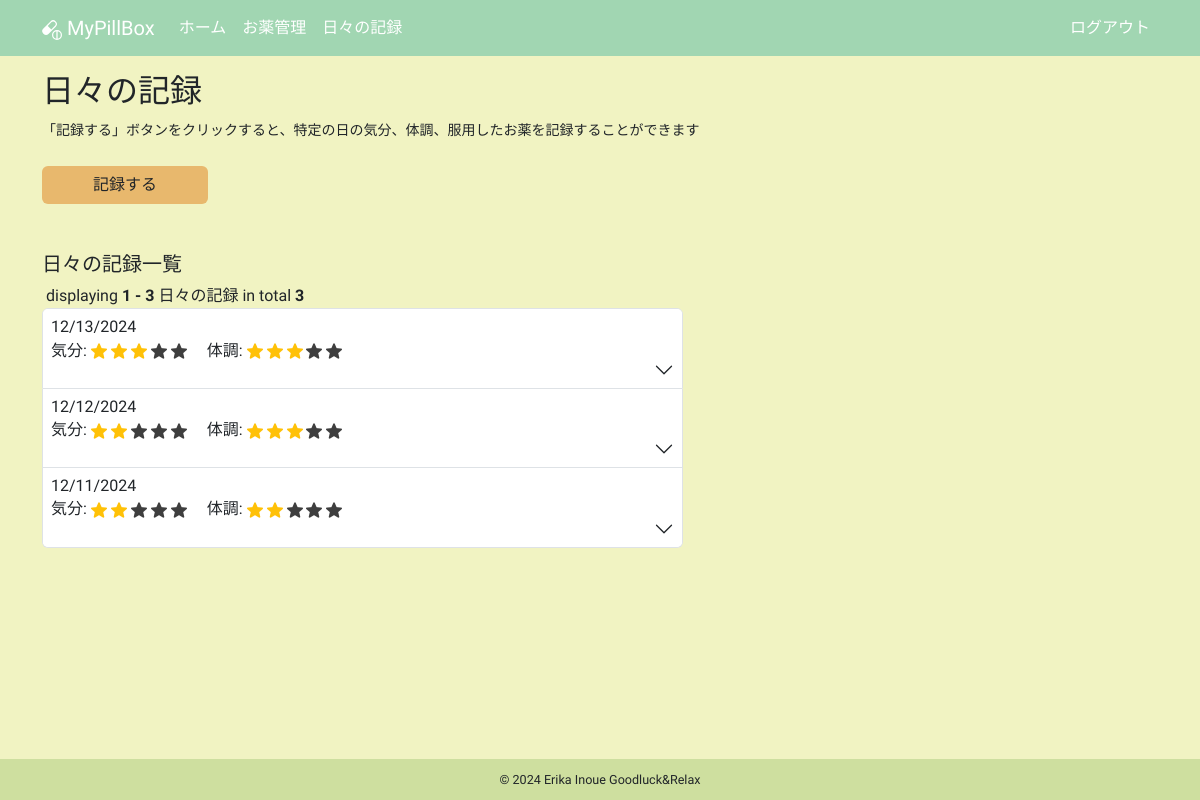
Before: /daily_logs (signed in) with the older database file.
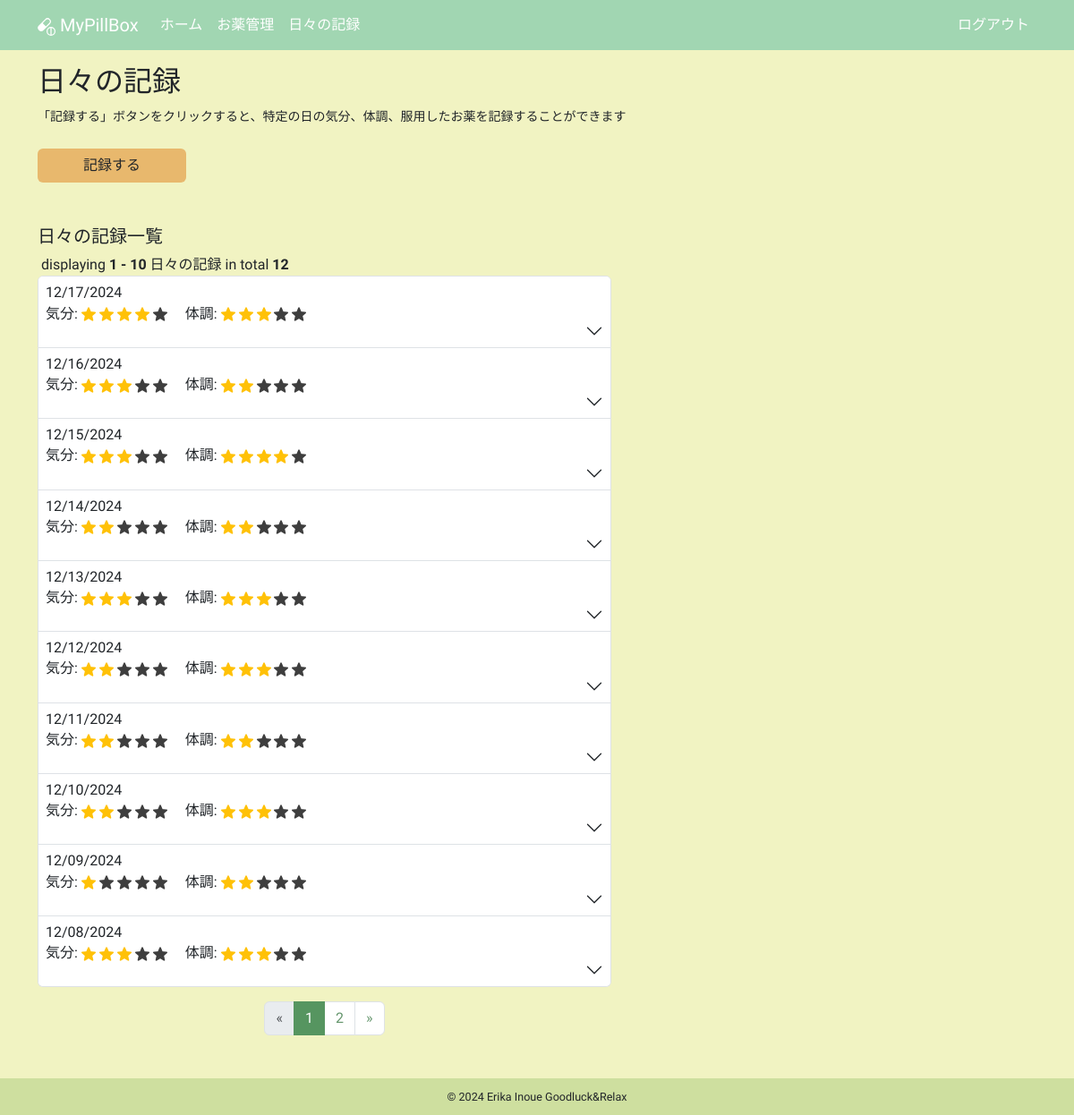
After: the same page with the newer database file.
### app/models.py (models this page shows, shortened)
class DailyLog(db.Model):
    __tablename__ = "daily_logs"
    id: so.Mapped[int] = so.mapped_column(primary_key=True)
    date: so.Mapped[datetime.date] = so.mapped_column(sa.Date)
    mood: so.Mapped[int]
    condition: so.Mapped[int]
    user_id: so.Mapped[int] = so.mapped_column(sa.ForeignKey(User.id))
    user: so.Mapped[User] = so.relationship(back_populates="daily_logs")
    daily_log_details: so.Mapped[list["DailyLogDetail"]] = so.relationship(
        cascade="all, delete-orphan", back_populates="daily_log"
    )

### app/routes.py (the view)
@app.route("/daily_logs")
@login_required
def daily_logs():
    title = _("日々の記録")
    form = EmptyForm()
    page = request.args.get(get_page_parameter(), type=int, default=1)
    per_page = app.config["LOGS_PER_PAGE"]
    total_query = sa.select(sa.func.count(DailyLog.id)).where(
        DailyLog.user == current_user
    )
    total_count = db.session.scalar(total_query)
    query = (
        sa.select(DailyLog)
        .where(DailyLog.user == current_user)
        .order_by(DailyLog.date.desc())
        .limit(per_page)
        .offset((page - 1) * per_page)
    )
    daily_logs = db.session.scalars(query).all()
    for log in daily_logs:
        log.all_doses_zero = all(detail.dose == 0.0 for detail in log.daily_log_details)
        for detail in log.daily_log_details:
            detail.localized_taking_unit = format_dose_unit(
                detail.dose, detail.medicine.taking_unit
            )
    pagination = Pagination(
        page=page,
        per_page=per_page,
        total=total_count,
        display_msg=_("<b>{total}</b>件中の<b>{start} - {end}</b>件"),
        record_name=_("日々の記録"),
        css_framework="bootstrap5",
    )
    return render_template(
        "daily_logs.html",
        daily_logs=daily_logs,
        form=form,
        pagination=pagination,
        title=title,
    )

### app/__init__.py (called while the page is built)
def get_locale():
    return request.accept_languages.best_match(app.config["LANGUAGES"])

### app/helpers.py (called while the page is built)
def format_dose_unit(dose, taking_unit):
    locale = g.locale
    if locale.startswith("en"):
        if dose and dose > 1:
            if taking_unit in ["tablet", "capsule", "packet", "drop"]:
                return f"{taking_unit}s"
            else:
                return taking_unit
        else:
            return taking_unit
    return unit_labels.get(taking_unit, taking_unit)

### app/models.py (called while the page is built)
@login.user_loader
def load_user(id):
    return db.session.get(User, int(id))

### app/routes.py (called while the page is built)
@app.before_request
def before_request():
    g.locale = str(get_locale())

### app/templates/daily_logs.html (shortened to what this page needs)
{% extends "base.html" %}
{% block content %}
  <div class="mb-4">
    <h2 class="mb-2">{{ _("日々の記録") }}</h2>
    <p>
      <small>{{ _("「記録する」ボタンをクリックすると、特定の日の気分、体調、服用したお薬を記録することができます") }}</small>
    </p>
  </div>
  <div class="row">
    <div class="col-5 col-lg-2 mb-5">
      <a href="{{ url_for('create_daily_log') }}" class="btn btn-custom w-100">{{ _("記録する") }}</a>
    </div>
  </div>
  <div class="row">
    <div class="col-12 col-lg-7 mb-3">
      <h5 class="mb-2">{{ _("日々の記録一覧") }}</h5>
      {% if not daily_logs %}
        <small class="text-secondary">{{ _("記録はまだありません") }}</small>
      {% else %}
        {{ pagination.info }}
        <div class="accordion mb-3" id="accordionDailyLog">
          {% for daily_log in daily_logs %}
            <div class="accordion-item">
              <h2 class="accordion-header">
                <button class="accordion-button collapsed d-flex flex-column align-items-start p-2"
                        type="button"
                        data-bs-toggle="collapse"
                        data-bs-target="#collapse{{ loop.index }}"
                        aria-expanded="false"
                        aria-controls="collapse{{ loop.index }}">
                  <span class="pb-1">{{ moment(daily_log.date).format("L") }}</span>
                  <span>{{ _("気分") }}:
                    {% for i in range(0, daily_log.mood) %}
                      <img src="{{ url_for('static', filename='images/star_on.png') }}"
                           class="star-display rating-checked"
                           alt="star">
                    {% endfor %}
                    {% if daily_log.mood < 5 %}
                      {% for i in range(daily_log.mood, 5) %}
                        <img src="{{ url_for('static', filename='images/star_on.png') }}"
                             class="star-display"
                             alt="star">
                      {% endfor %}
                    {% endif %}
                    　{{ _("体調") }}:
                    {% for i in range(0, daily_log.condition) %}
                      <img src="{{ url_for('static', filename='images/star_on.png') }}"
                           class="star-display rating-checked"
                           alt="star">
                    {% endfor %}
                    {% if daily_log.condition < 5 %}
                      {% for i in range(daily_log.condition, 5) %}
                        <img src="{{ url_for('static', filename='images/star_on.png') }}"
                             class="star-display"
                             alt="star">
                      {% endfor %}
                    {% endif %}
                  </span>
                </button>
              </h2>
            </div>
          {% endfor %}
        </div>
        <div class="d-flex justify-content-center mb-3">{{ pagination.links }}</div>
      {% endif %}
    </div>
  </div>
{% endblock content %}

### app/templates/base.html (shortened to what this page needs)
<!DOCTYPE html>
<html lang="{{ g.locale }}">
  <head>
    <link rel="stylesheet"
          href="{{ url_for('static', filename='css/bootstrap.min.css') }}">
  </head>
  <body>
    <nav class="navbar navbar-expand-lg navbar-dark">
      <div class="container">
        <a class="navbar-brand" href="{{ url_for('index') }}">
          MyPillBox
        </a>
        <div class="collapse navbar-collapse" id="navbarSupportedContent">
          <ul class="navbar-nav me-auto mb-2 mb-lg-0">
            <li class="nav-item">
              <a class="nav-link" aria-current="page" href="{{ url_for('index') }}">{{ _("ホーム") }}</a>
            </li>
            <li class="nav-item">
              <a class="nav-link"
                 aria-current="page"
                 href="{{ url_for('medicines') }}">{{ _("お薬管理") }}</a>
            </li>
            <li class="nav-item">
              <a class="nav-link"
                 aria-current="page"
                 href="{{ url_for('daily_logs') }}">{{ _("日々の記録") }}</a>
            </li>
          </ul>
          <ul class="navbar-nav mb-2 mb-lg-0">
            <li class="nav-item">
              <a class="nav-link" aria-current="page" href="{{ url_for('logout') }}">{{ _("ログアウト") }}</a>
            </li>
          </ul>
        </div>
      </div>
    </nav>
    <div class="container mt-3">
      {% block content %}
      {% endblock content %}
    </div>
    <footer>
      <p class="mb-0">
        <small>© 2024 Erika Inoue Goodluck&Relax</small>
      </p>
    </footer>
  </body>
</html>

### app/templates/base.html (style rules this page uses)
html, body { height: 100%; }
body { background-color: #F1F3C2; font-family: "Zen Maru Gothic", sans-serif; font-weight: 500; font-style: normal; display: flex; flex-direction: column; }
.container { flex: 1; }
.navbar-dark .nav-link { color: #fff !important; }
.navbar { background-color: #A1D6B2; }
.btn-custom { background-color: #E8B86D; font-weight: 500; }
.rating-checked { filter: none!important; }
.star-display { width: 1em; height: 1em; filter: invert(99%) sepia(1%) saturate(0%) hue-rotate(161deg) brightness(101%) contrast(104%); }
.accordion-button { font-weight: 500!important; }
.pagination { --bs-pagination-active-bg: #569560; --bs-pagination-color: #65966d; --bs-pagination-hover-color: #156723; --bs-pagination-active-border-color: #569560; }
.pagination-page-info { padding-left: .25rem; }
footer { padding: 0.6rem 0; text-align: center; background-color: #cedf9f; font-size: 0.9rem; }

Changed rows visible on the page:
added DailyLog: date "12/17/2024", mood 4 (drawn), condition 3 (drawn)
added DailyLog: date "12/16/2024", mood 3 (drawn), condition 2 (drawn)
added DailyLog: date "12/15/2024", mood 3 (drawn), condition 4 (drawn)
added DailyLog: date "12/14/2024", mood 2 (drawn), condition 2 (drawn)
added DailyLog: date "12/10/2024", mood 2 (drawn), condition 3 (drawn)
added DailyLog: date "12/09/2024", mood 1 (drawn), condition 2 (drawn)
added DailyLog: date "12/08/2024", mood 3 (drawn), condition 3 (drawn)
Other visible differences:
{{ pagination.info }}: "displaying 1 - 3 日々の記録 in total 3" → "displaying 1 - 10 日々の記録 in total 12"
{{ pagination.links }}: (not shown) → "« 1 2 »"
